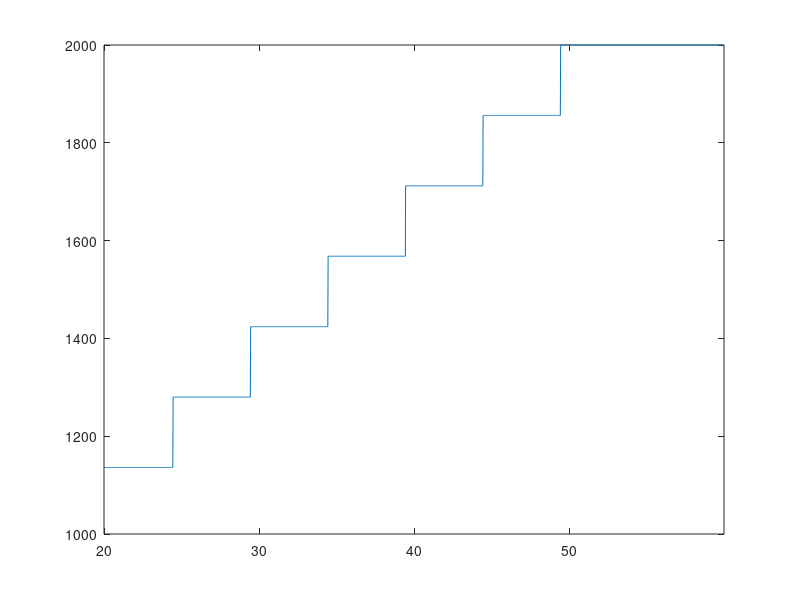

Write MATLAB code to recreate this figure. (Note: this script raises an error after producing the figure.)
%% Gradual step input
clear
close all
clc


% 6 gradual step input starting from the lower minimum input to the maximum
% on ch3 and ch4

CH3=importdata('CH3_STEP.txt');

CH4=importdata('CH4_STEP.txt');

%% Plots 

% CHOOSE channel(s) to plot:

ch_to_plot = [12];

% ch 1: time elapsed [ms]
% ch 2: realtime [bool]
% ch 3: IMU-GYRO p [deg/s]
% ch 4: IMU-GYRO q [deg/s]
% ch 5: IMU-GYRO r [deg/s]
% ch 6: IMU-ACC x [g]
% ch 7: IMU-ACC y [g]
% ch 8: IMU-ACC z [g]
% ch 9: IMU-TMP T [°C]
% ch 10: PWM ch 1 [us]
% ch 11: PWM ch 2 [us]
% ch 12: PWM ch 3 [us]
% ch 13: PWM ch 4 [us]
% ch 14: safe mode [bool]

datasss = CH3; % INSERT the proper channel (3 or 4)
fprintf('Cut of the first %d seconds of the signal \n',datasss(27,1)*1e-3)
data=datasss(28:end,:); % Cut for the first part of the signal


t=data(:,1)*1e-3; % [s]
figure(1)
for i=1:size (ch_to_plot,2)
    plot(t,data(:,ch_to_plot(i)))
    hold on
end
xlim([t(1);t(end)])

% legen=["Time ellapsed","Real time","Angular velocity x axis [deg/s]","Angular velocity y axis [deg/s]","Angular velocity z axis [deg/s]",...
%     "Acceleration x axis [g]","Acceleration y axis [g]","Acceleration z axis [g]","Temperature [°C]",...
%     "PWM ch 1 [us]","PWM ch 2 [us]","PWM ch 3 [us]", "PWM ch 4 [us]","Safe mode"];
% legend(legen(ch_to_plot))

%% Alpha evaluation with complementary filter (a=0.94)
alphaacc=rad2deg(atan2(data(:,6),data(:,8)));

%% Filter
a=0.95; 
alpha=LinCompFunc(alphaacc, t, a, data);
figure(2)
% plot(t,alpha,t,alphaacc);
plot(t,alpha);
xlim([t(1);t(end)])
title('Angle alpha')
xlabel('Time [s]')
ylabel('Alpha [deg]')

%% Force evaluation
gamma=deg2rad(24.9);
alpha2=deg2rad(alpha);


k=0.18083; % [N/mm] Look to 'k_spring.m' script % Try k=0.1235 (removing P1) or k=0.1538 (All values)
lx=249.67; % [mm] 
ly=284.8435; 
F_thrust=(k.*(lx.*sin(alpha2-gamma)+lx.*sin(gamma)).*lx.*cos(alpha2-gamma)+k.*(lx.*sin(alpha2+gamma)-lx.*sin(gamma)).*lx.*cos(alpha2+gamma))./ly;

figure(3)
plot(t,alpha,'b',t,F_thrust,'r');
legend('Alpha','Thrust Force')
xlim([t(1);t(end)])

%% Find the plateau 

N=size(data(:,12),1);
index=0; % Says where the plateau limits are
a=01;
for i=1:N-1
    if abs(data(i,12)-data(i+1,12))>=0.1
        index(a)=i;
        a=a+1;
    end
end
index=[1,index];
N=size(index,2);
% Average value of the plateau:
for i=1:N-1
    F_av=0;
    pwm_plateau(i)=data(index(i)+1,12);
    for j=index(i):index(i+1)
        F_av=F_thrust(j)+F_av;
    end
    F_plateau(i)=F_av/(index(i+1)-index(i)); % [N]
end

figure(4)
POLY=polyfit(pwm_plateau,F_plateau,3);
xdis=linspace(pwm_plateau(1),pwm_plateau(end));
PODIS=polyval(POLY,xdis);
plot(xdis,PODIS)
hold on
plot(pwm_plateau,F_plateau,'r')
title('Thrust force-PWM law')
xlabel('PWM [micros]')
ylabel('Thrust Force [N]')


